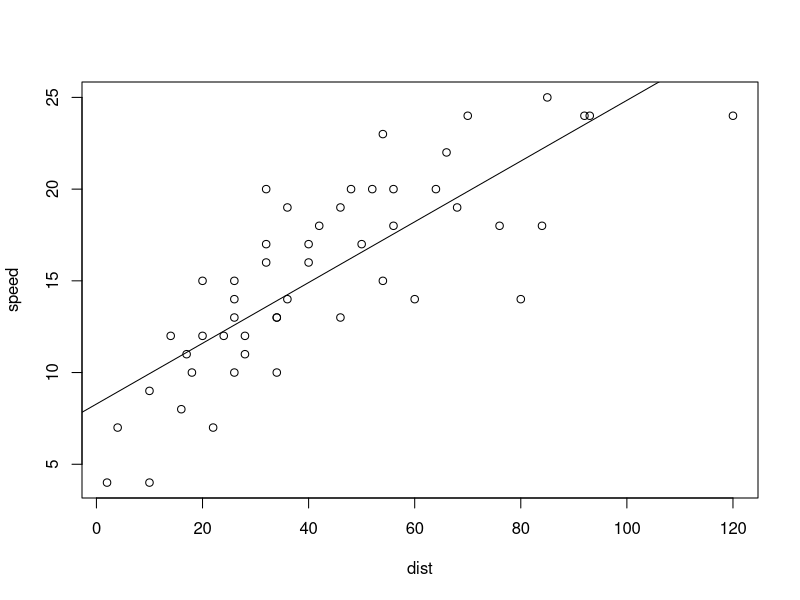

Reproduce this figure in R.
## ---- chunk 1
attach(cars)
model <- lm(speed ~ dist)
plot(speed ~ dist)
abline(model)
## ---- chunk 2
summary(model)
